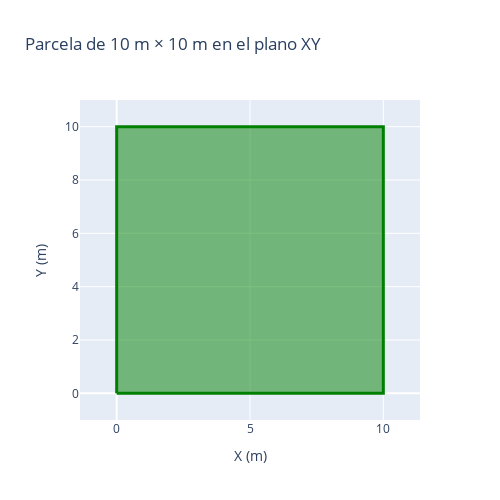

Write notebook code for a chart like this one.
### Markdown cell above
**Actividad:**

1. Representa en el plano XY una parcela de **10 m × 10 m** en GeoGebra.

### Code cell
import plotly.graph_objects as go

# Crear los vértices de la parcela (cuadrado de 10x10 m)
x = [0, 10, 10, 0, 0]
y = [0, 0, 10, 10, 0]

fig_parcela = go.Figure()

# Dibujar el contorno de la parcela
fig_parcela.add_trace(go.Scatter(
    x=x, y=y, mode='lines', fill='toself',
    line=dict(color='green', width=3),
    name='Parcela 10x10 m'
))

# Configurar el diseño
fig_parcela.update_layout(
    title='Parcela de 10 m × 10 m en el plano XY',
    xaxis_title='X (m)',
    yaxis_title='Y (m)',
    xaxis=dict(range=[-1, 11], scaleanchor="y", scaleratio=1),
    yaxis=dict(range=[-1, 11]),
    width=500, height=500,
    showlegend=False
)

fig_parcela.show()

### Figure 1 — Plotly figure (JSON) as saved in the notebook; plotly's stock layout.template omitted (floating-point values rounded to 4 significant figures)
{"data": [{"fill": "toself", "line": {"color": "green", "width": 3}, "mode": "lines", "name": "Parcela 10x10 m", "type": "scatter", "x": [0, 10, 10, 0, 0], "y": [0, 0, 10, 10, 0]}], "layout": {"height": 500, "showlegend": false, "title": {"text": "Parcela de 10 m × 10 m en el plano XY"}, "width": 500, "xaxis": {"range": [-1, 11], "scaleanchor": "y", "scaleratio": 1, "title": {"text": "X (m)"}}, "yaxis": {"range": [-1, 11], "title": {"text": "Y (m)"}}}}
